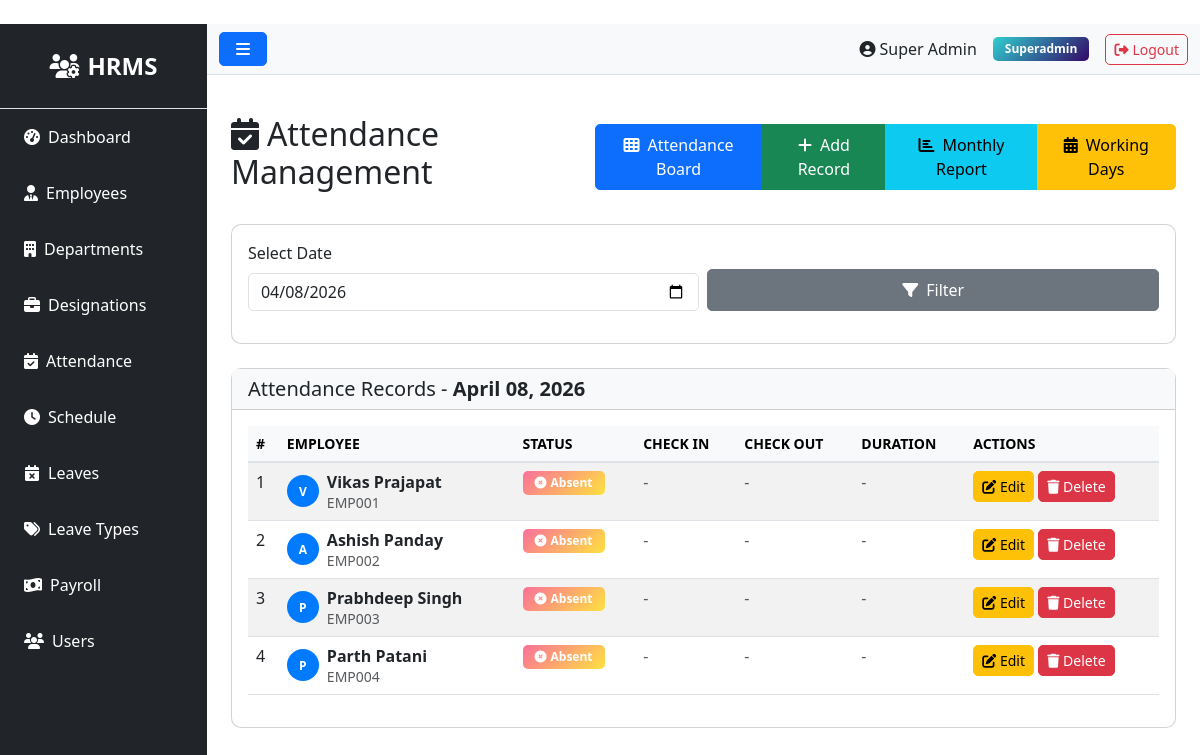
The app's page /attendance/ (signed in), older data.
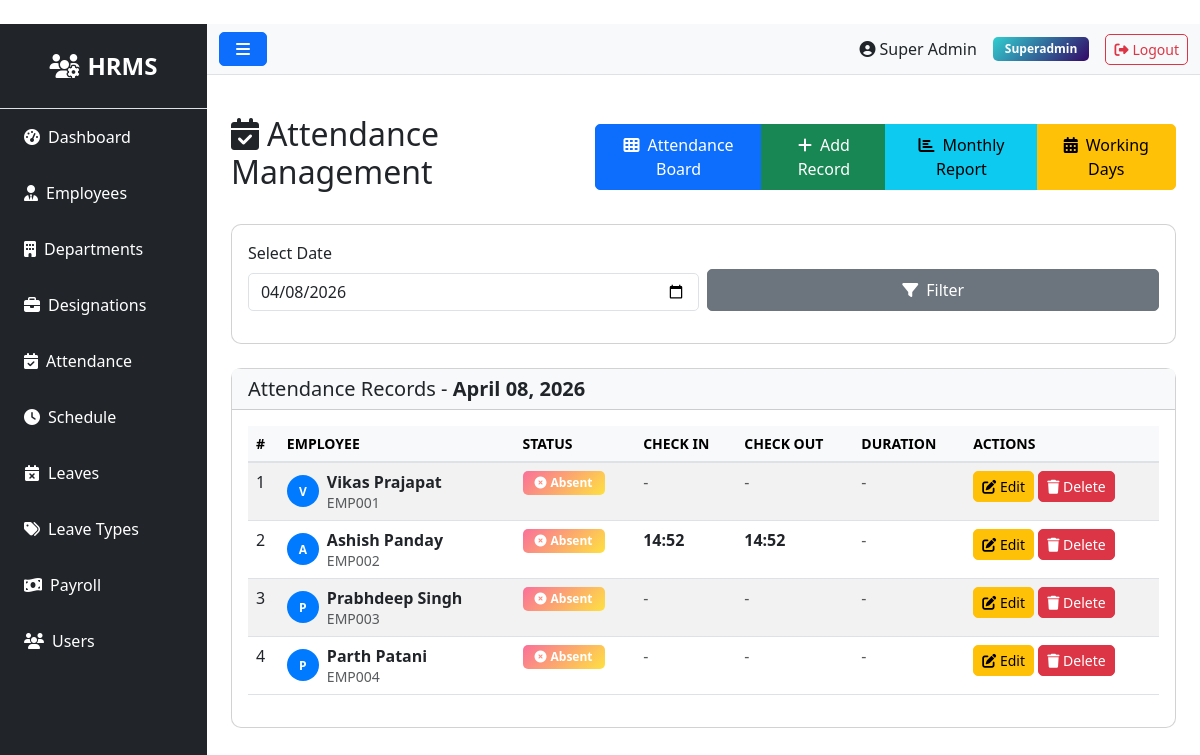
The same page, newer data.
### models.py (models this page shows, shortened)
class Attendance(db.Model):
    __tablename__ = 'attendances'
    id = db.Column(db.Integer, primary_key=True)
    employee_id = db.Column(db.Integer, db.ForeignKey('employees.id'), nullable=False)
    date = db.Column(db.Date, nullable=False)
    time_in = db.Column(db.Time)
    time_out = db.Column(db.Time)
    status = db.Column(db.String(20))  # present, absent, holiday, weekend
    description = db.Column(db.Text)  # For holiday name or other notes
    created_at = db.Column(db.DateTime, default=datetime.utcnow)
    updated_at = db.Column(db.DateTime, default=datetime.utcnow, onupdate=datetime.utcnow)

class Employee(db.Model):
    __tablename__ = 'employees'
    id = db.Column(db.Integer, primary_key=True)
    department_id = db.Column(db.Integer, db.ForeignKey('departments.id'))
    designation_id = db.Column(db.Integer, db.ForeignKey('designations.id'))
    schedule_id = db.Column(db.Integer, db.ForeignKey('schedules.id'))
    firstname = db.Column(db.String(100), nullable=False)
    lastname = db.Column(db.String(100), nullable=False)
    unique_id = db.Column(db.String(50), unique=True)
    email = db.Column(db.String(100), unique=True)
    phone = db.Column(db.String(20))
    address = db.Column(db.Text)
    dob = db.Column(db.Date)
    gender = db.Column(db.String(10))
    religion = db.Column(db.String(50))
    marital = db.Column(db.String(20))
    image = db.Column(db.String(255))  # Store image filename
    status = db.Column(db.String(20), default='active')
    created_at = db.Column(db.DateTime, default=datetime.utcnow)
    updated_at = db.Column(db.DateTime, default=datetime.utcnow, onupdate=datetime.utcnow)
    attendances = db.relationship('Attendance', backref='employee', lazy=True, cascade='all, delete-orphan')
    checks = db.relationship('Check', backref='employee', lazy=True, cascade='all, delete-orphan')
    salary = db.relationship('Salary', backref='employee', uselist=False, cascade='all, delete-orphan')
    leaves = db.relationship('Leave', backref='employee', lazy=True, cascade='all, delete-orphan')
    late_times = db.relationship('LateTime', backref='employee', lazy=True, cascade='all, delete-orphan')
    over_times = db.relationship('OverTime', backref='employee', lazy=True, cascade='all, delete-orphan')
    payrolls = db.relationship('Payroll', backref='employee', lazy=True, cascade='all, delete-orphan')
    def generate_attendance(self, start_date, end_date):
        current_date = start_date
        while current_date <= end_date:
            if Attendance.query.filter_by(employee_id=self.id, date=current_date).first():
                current_date += timedelta(days=1)
                continue
        db.session.commit()

### routes/attendance.py (the view)
@bp.route('/')
@login_required
def index():
    date_arg = request.args.get('date')
    if date_arg:
        try:
            date_obj = datetime.fromisoformat(date_arg).date()
        except Exception:
            date_obj = datetime.now().date()
    else:
        date_obj = datetime.now().date()
    employees = Employee.query.filter_by(status='active').all()
    for employee in employees:
        employee.generate_attendance(date_obj, date_obj)
    attendances = Attendance.query.filter_by(date=date_obj).all()
    return render_template('admin/attendance/index.html', attendances=attendances, employees=employees, date=date_obj)

### app.py (called while the page is built)
@login_manager.user_loader
def load_user(user_id):
    try:
        return db.session.get(User, int(user_id))
    except Exception as e:
        app.logger.error(f'Error loading user {user_id}: {str(e)}')
        return None

@app.context_processor
def inject_user():
    pending_leaves = 0
    try:
        if current_user.is_authenticated and getattr(current_user, 'role', None) and current_user.role.name in ['superadmin', 'admin', 'hr']:
            from models import Leave
            pending_leaves = Leave.query.filter_by(status='pending').count()
    except Exception:
        pending_leaves = 0
    return dict(current_user=current_user, pending_leaves=pending_leaves)

### templates/admin/attendance/index.html (shortened to what the changed rows need)
﻿{% extends "base.html" %}
{% block content %}
<div class="d-flex justify-content-between align-items-center mb-4">
    <h2><i class="fas fa-calendar-check me-2"></i>Attendance Management</h2>
</div>
<div class="card">
    <div class="card-body">
        {% if attendances %}
        <div class="table-responsive">
            <table class="table table-striped table-hover">
                <thead class="table-light">
                    <tr>
                        <th>#</th>
                        <th>Employee</th>
                        <th>Status</th>
                        <th>Check In</th>
                        <th>Check Out</th>
                        <th>Duration</th>
                        <th>Actions</th>
                    </tr>
                </thead>
                <tbody>
                    {% for a in attendances %}
                    <tr>
                        <td>{{ loop.index }}</td>
                        <td>
                            <div class="d-flex align-items-center">
                                {% if a.employee.image %}
                                <img src="{{ url_for('static', filename='uploads/employees/' ~ a.employee.image) }}"
                                    alt="{{ a.employee.firstname }}"
                                    style="width: 32px; height: 32px; border-radius: 50%; object-fit: cover; margin-right: 8px;">
                                {% else %}
                                <div style="width: 32px; height: 32px; border-radius: 50%; background-color: #007bff; color: white;
                                    display: flex; align-items: center; justify-content: center; font-size: 12px; font-weight: bold; margin-right: 8px;">
                                    {{ a.employee.firstname[0] }}
                                </div>
                                {% endif %}
                                <div>
                                    <strong>{{ a.employee.firstname }} {{ a.employee.lastname }}</strong><br>
                                    <small class="text-muted">{{ a.employee.unique_id or 'N/A' }}</small>
                                </div>
                            </div>
                        </td>
                        <td>
                            {% if a.status == 'present' %}
                                <span class="badge bg-success">
                                    <i class="fas fa-check-circle me-1"></i>Present
                                </span>
                            {% elif a.status == 'absent' %}
                                <span class="badge bg-danger">
                                    <i class="fas fa-times-circle me-1"></i>Absent
                                </span>
                            {% elif a.status == 'holiday' %}
                                <span class="badge bg-info">
                                    <i class="fas fa-star me-1"></i>Holiday
                                </span>
                                {% if a.description %}<br><small class="text-muted">{{ a.description }}</small>{% endif %}
                            {% elif a.status == 'weekend' %}
                                <span class="badge bg-secondary">
                                    <i class="fas fa-home me-1"></i>Weekend
                                </span>
                            {% elif a.status == 'leave' %}
                                <span class="badge bg-warning">
                                    <i class="fas fa-calendar-times me-1"></i>Leave
                                </span>
                                {% if a.description %}<br><small class="text-muted">{{ a.description }}</small>{% endif %}
                            {% elif a.status == 'half-day' %}
                                <span class="badge bg-warning">
                                    <i class="fas fa-sun me-1"></i>Half Day
                                </span>
                            {% else %}
                                <span class="badge bg-secondary">{{ a.status }}</span>
                            {% endif %}
                        </td>
                        <td>
                            {% if a.time_in %}
                                <strong>{{ a.time_in.strftime('%H:%M') }}</strong>
                            {% else %}
                                <span class="text-muted">-</span>
                            {% endif %}
                        </td>
                        <td>
                            {% if a.time_out %}
                                <strong>{{ a.time_out.strftime('%H:%M') }}</strong>
                            {% else %}
                                <span class="text-muted">-</span>
                            {% endif %}
                        </td>
                        <td>
                            {% if a.time_in and a.time_out %}
                                {% set in_dt = a.time_in %}
                                {% set out_dt = a.time_out %}
                                {% set duration = (out_dt.hour - in_dt.hour) * 60 + (out_dt.minute - in_dt.minute) %}
                                {% if duration > 0 %}
                                    <strong>{{ (duration // 60)|int }}h {{ (duration % 60)|int }}m</strong>
                                {% else %}
                                    <span class="text-muted">-</span>
                                {% endif %}
                            {% else %}
                                <span class="text-muted">-</span>
                            {% endif %}
                        </td>
                        <td>
                            {% if a.status not in ['holiday', 'weekend'] %}
                                <a href="{{ url_for('attendance.edit', attendance_id=a.id) }}" class="btn btn-sm btn-warning">
                                    <i class="fas fa-edit"></i> Edit
                                </a>
                                <form method="POST" action="{{ url_for('attendance.delete', attendance_id=a.id) }}" style="display: inline;" onsubmit="return confirm('Delete this record?')">
                                    <button class="btn btn-sm btn-danger" type="submit">
                                        <i class="fas fa-trash"></i> Delete
                                    </button>
                                </form>
                            {% else %}
                                <span class="text-muted">N/A</span>
                            {% endif %}
                        </td>
                    </tr>
                    {% endfor %}
                </tbody>
            </table>
        </div>
        {% else %}
        <div class="alert alert-info mb-0">
            <i class="fas fa-info-circle me-2"></i>
            No attendance records for <strong>{{ date.strftime('%B %d, %Y') }}</strong>.
            <a href="{{ url_for('attendance.create') }}">Add a record</a>.
        </div>
        {% endif %}
    </div>
</div>
{% endblock %}

Row changes from the older to the newer data that the page shows:
changed Attendance "Ashish": time_in (not shown) → "14:52"; time_out (not shown) → "14:52"; no longer shows "-"
